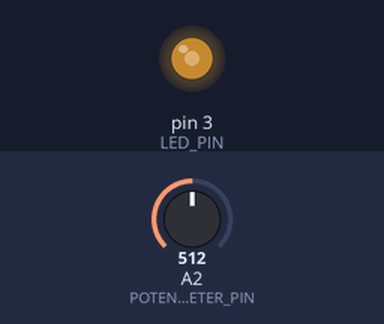
A sketch run on a simulated Arduino Uno, built with avr-gcc and run on an emulated ATmega328P. On the bench: output pins drawn as LEDs (lit = HIGH). Inputs (shaded band) come from the test bench; at power-on: A2 (POTENTIOMETER_PIN) = 512.

Above: at 1.2 s.
1.3 s: A2 (POTENTIOMETER_PIN) set to 716
At 2.2 s:
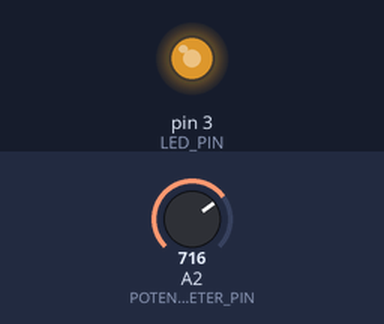
2.8 s: A2 (POTENTIOMETER_PIN) set to 900
At 3.4 s:
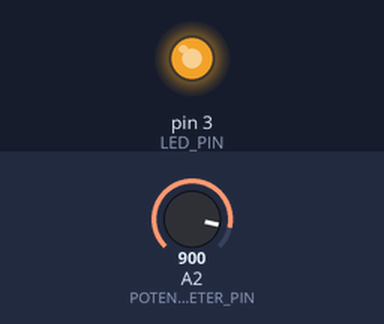
4.3 s: A2 (POTENTIOMETER_PIN) set to 122
At 5.5 s:
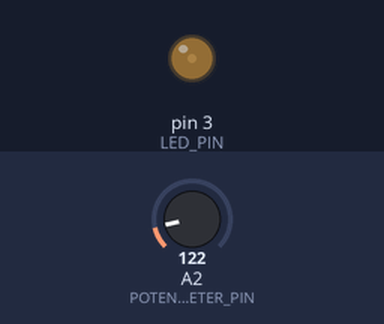
5.8 s: A2 (POTENTIOMETER_PIN) set to 0
At 6.8 s:
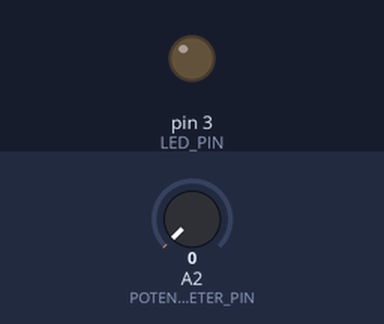
Timing chart, 0 to 8.3 s (numbered marks = the images above; inputs shaded):
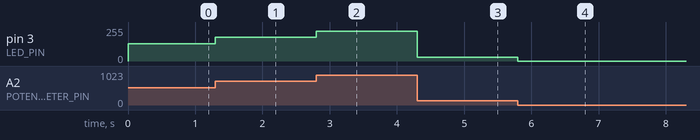

Measured:
- after the input at 1.3 s, pin 3 (LED_PIN): 128/255 → 179/255 at once
- after the input at 2.8 s, pin 3 (LED_PIN): 179/255 → 225/255 at once
- after the input at 4.3 s, pin 3 (LED_PIN): 225/255 → 30/255 at once
- after the input at 5.8 s, pin 3 (LED_PIN): 30/255 → 0/255 at once

The sketch:

Code_for_FADE.ino
```cpp
#define LED_PIN 3
#define POTENTIOMETER_PIN A2
void setup()
{
  pinMode(LED_PIN, OUTPUT);
}
void loop()
{
  int potentiometerValue = analogRead(POTENTIOMETER_PIN);
  int brightness = potentiometerValue / 4;
  analogWrite(LED_PIN, brightness);
}
```
